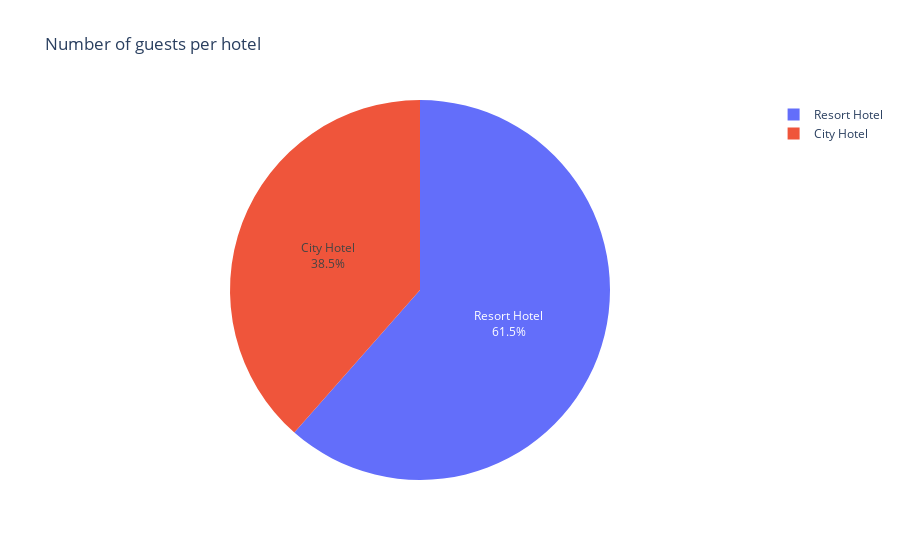

Here is the notebook cell this chart was saved with:
### Code cell
fig = px.pie(hotel, names = "hotel", values = "count", title = "Number of guests per hotel")
fig.update_traces(textposition='inside', textinfo='percent+label')
fig.show()

### Figure 1 — Plotly figure (JSON) as saved in the notebook; plotly's stock layout.template omitted (floating-point values rounded to 4 significant figures)
{"data": [{"domain": {"x": [0, 1], "y": [0, 1]}, "hovertemplate": "hotel=%{label}<br>count=%{value}<extra></extra>", "labels": ["City Hotel", "Resort Hotel"], "legendgroup": "", "name": "", "showlegend": true, "textinfo": "percent+label", "textposition": "inside", "type": "pie", "values": [28938, 46228]}], "layout": {"legend": {"tracegroupgap": 0}, "title": {"text": "Number of guests per hotel"}}}
